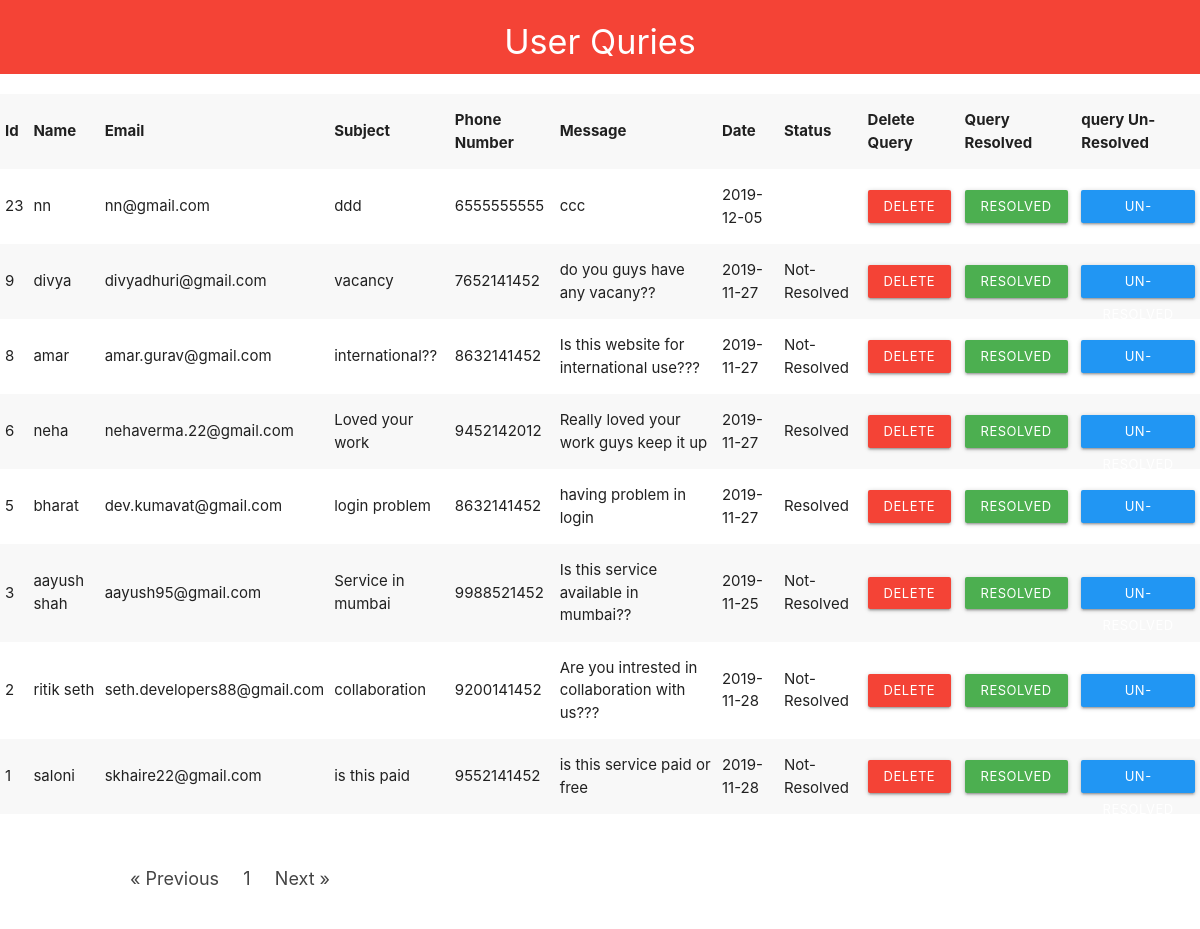
/viewquery.php (signed in), run on the app's committed database.
### tables this page shows
CREATE TABLE `user_query` (
  `id` int(11) NOT NULL,
  `name` varchar(255) NOT NULL,
  `email` varchar(255) NOT NULL,
  `subject` varchar(255) NOT NULL,
  `phoneno` varchar(10) NOT NULL,
  `message` longtext NOT NULL,
  `date` date NOT NULL,
  `resolved` varchar(255) NOT NULL
);

### viewquery.php (the view, shortened to what this page needs)
<?php
    include('dbh.php');
                 	$limit = 10;
	$page = isset($_GET['page']) ? $_GET['page'] : 1;
	$start = ($page - 1) * $limit;
	$result1 = $db->query("SELECT count(id) AS id FROM user_query");
	$custCount = $result1->fetch_all(MYSQLI_ASSOC);
	$total = $custCount[0]['id'];
	$pages = ceil( $total / $limit );
	$Previous = $page - 1;
	$Next = $page + 1;
$Sqq = "SELECT * FROM user_query ORDER BY id DESC LIMIT $start, $limit";
$re = mysqli_query($db, $Sqq);
$total = mysqli_num_rows($re);
?>
<!DOCTYPE html>
<html>
<head>
	<link rel="stylesheet" type="text/css" href="css/materialize.min.css">
</head>
<body>
<div class="row">
	<div class="col l12 s12 red">
		<h4 class="center white-text">User Quries</h4>
	</div>
</div>
		<?php if($total !=0) {
	?>
	<table class="striped">
		<tr>
			<td><b>Id</b></td>
			<td><b>Name</b></td>
			<td><b>Email</b></td>
			<td><b>Subject</b></td>
			<td><b>Phone Number</b></td>
			<td><b>Message</b></td>
			<td><b>Date</b></td>
			<td><b>Status</b></td>
			<td><b>Delete Query</b></td>
			<td><b>Query Resolved</b></td>
			<td><b>query Un-Resolved</b></td>
		</tr>
		<?php
		while ($row = mysqli_fetch_assoc($re)) {
			echo "<tr>
					<td>".$row['id']."</td>
					<td>".$row['name']."</td>
					<td>".$row['email']."</td>
					<td>".$row['subject']."</td>
					<td>".$row['phoneno']."</td>
					<td>".$row['message']."</td>
					<td>".$row['date']."</td>
					<td>".$row['resolved']."</td>
					<td><a href='deletequery.php?&id=$row[id]&fn=$row[name]&em=$row[email]&su=$row[subject]&co=$row[phoneno]&ms=$row[message]&da=$row[date]' class='btn btn-small red' onclick='return delet()'>Delete</a></td>
					<td><a href='resolvequery.php?id=$row[id]&rs=$row[resolved]' class='btn btn-small green' onclick='return resolve()'>Resolved</a></td>
			      <td><a href='unresolvequery.php?id=$row[id]&rs=$row[resolved]' class='btn btn-small blue' onclick='return unresolve()'>Un-Resolved</a></td>
			      </tr>";
		}
}
?>
</table>
	<div class="row" style="margin-top: 50px;margin-left: 10%;">
				<div class="col-md-12">
					<ul class="pagination">
						<li>
							<a href="viewquery.php?page=<?= $Previous; ?>" aria-label="Previous">
								<span aria-hidden="true">&laquo; Previous</span>
							</a>
						</li>
						<?php for($i = 1; $i<= $pages; $i++) : ?>
						<li><a href="viewquery.php?page=<?= $i; ?>"><?= $i; ?></a></li>
						<?php endfor; ?>
						<li>
							<a href="viewquery.php?page=<?= $Next; ?>" aria-label="Next">
								<span aria-hidden="true">Next &raquo;</span>
							</a>
						</li>
					</ul></div></div>
</body>
</html>

### data on the page
user_query: id "23", name "nn", email "nn@gmail.com", subject "ddd", phoneno "6555555555", message "ccc", date "2019-12-05"
user_query: id "9", name "divya", email "divyadhuri@gmail.com", subject "vacancy", phoneno "7652141452", message "do you guys have any vacany??", date "2019-11-27", resolved "Not-Resolved"
user_query: id "8", name "amar", email "amar.gurav@gmail.com", subject "international??", phoneno "8632141452", message "Is this website for international use???", date "2019-11-27", resolved "Not-Resolved"
user_query: id "6", name "neha", email "nehaverma.22@gmail.com", subject "Loved your work", phoneno "9452142012", message "Really loved your work guys keep it up", date "2019-11-27", resolved "Resolved"
user_query: id "5", name "bharat", email "dev.kumavat@gmail.com", subject "login problem", phoneno "8632141452", message "having problem in login", date "2019-11-27", resolved "Resolved"
user_query: id "3", name "aayush shah", email "aayush95@gmail.com", subject "Service in mumbai", phoneno "9988521452", message "Is this service available in mumbai??", date "2019-11-25", resolved "Not-Resolved"
user_query: id "2", name "ritik seth", email "seth.developers88@gmail.com", subject "collaboration", phoneno "9200141452", message "Are you intrested in collaboration with us???", date "2019-11-28", resolved "Not-Resolved"
user_query: id "1", name "saloni", email "skhaire22@gmail.com", subject "is this paid", phoneno "9552141452", message "is this service paid or free", date "2019-11-28", resolved "Not-Resolved"
